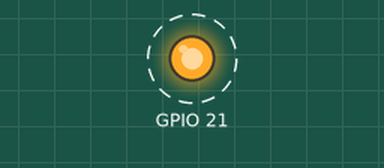
Bench run of a program on a simulated Raspberry Pi (BCM pin numbers). Shown: output pins drawn as LEDs (lit = HIGH). Dashed ring = blinking.

Above: at 0.5 s.
Timing chart, 0 to 4.6 s (numbered marks = the images above):
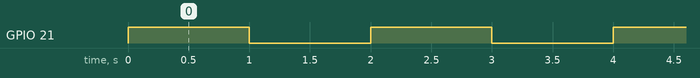

The program:

01.py
```python
# Not Tested!
# Blinking LED Python Code

import time

import RPi.GPIO as GPIO  # type: ignore[import-not-found]

GPIO.setmode(GPIO.BCM)
GPIO.setup(21, GPIO.OUT)

try:
    while True:
        GPIO.output(21, GPIO.HIGH)
        time.sleep(1)
        GPIO.output(21, GPIO.LOW)
        time.sleep(1)
except KeyboardInterrupt:  # Handles Ctrl+C gracefully
    print("Stopped by user")
finally:
    GPIO.cleanup()  # Resets pin 21 to safe input state
```

Measured:
- by itself, GPIO 21: alternates HIGH for 1.0 s and LOW for 1.0 s
